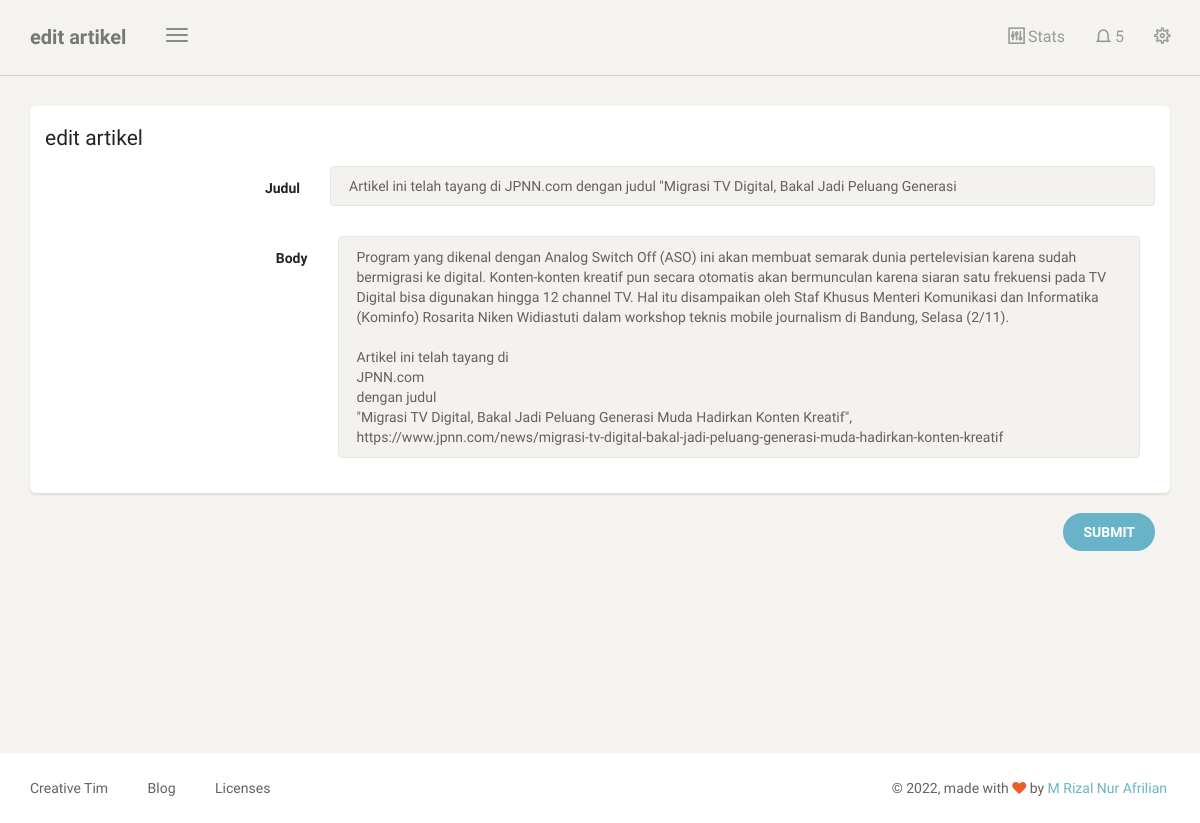
The page /dashboard/artikel/edit/9 (signed in) on the database its author committed.
### blog/models.py (models this page shows, shortened)
class Artikel(models.Model):
    nama = models.CharField(max_length=100, blank=True, null=True)
    judul = models.CharField(max_length=100)
    body = models.TextField()
    Kategori = models.ForeignKey(Kategori, on_delete=models.PROTECT)
    date = models.DateTimeField(auto_now_add=True)
    class Meta:
        ordering = ['-date']
        verbose_name_plural = "Artikel"

### blog/views.py (the view, shortened to what this page needs)
# urls.py: path('artikel/edit/<str:id>',edit_artikel, name='edit_artikel'),
@login_required
def edit_artikel(request, id):
    template_name = "back/edit_artikel.html"
    a = Artikel.objects.get(id=id)
    context = {
        'title':'edit artikel',
        'artikel':a,
    }
    return render(request, template_name, context)

### templates/back/edit_artikel.html (shortened to what this page needs)
{% extends 'back/base.html' %}
{% block content %}
<div class="content">
    <div class="container-fluid">
        <div class="row">
            <div class="col-md-12">
                <div class="card">
                    <form class="form-horizontal" method="POST">
                        <div class="card-header">
                            <h4 class="card-title">
                                {{title}}
                            </h4>
                        </div>
                        <div class="card-content">
                            <div class="form-group">
                                <label class="col-md-3 control-label">Judul</label>
                                <div class="col-md-9">
                                    <input name="judul"type="text" placeholder="Judul artikel" class="form-control",  value="{{artikel.judul}}">
                                </div>
                            </div>
                        <div class="card-content">
                            <div class="form-group">
                                <label class="col-md-3 control-label">Body</label>
                                <div class="col-md-9">
                                    <textarea name="body" id="" cols="30" rows="10"class="form-control">{{artikel.body}}</textarea>
                                </div>
                            </div>
                                </div>
                            </div>
                        </div>
                        <div class="card-footer text-right">
                            <div class="form-group">
                                <label class="col-md-3"></label>
                                <div class="col-md-9">
                                    <button type="submit" class="btn btn-fill btn-info">
                                        SUBMIT
                                    </button>
                                </div>
                            </div>
                        </div>
                </div>
            </div>
        </div>
    </div>
</div>
{% endblock content %}

### rows shown on the page
Artikel: judul "Artikel ini telah tayang di JPNN.com dengan judul \"Migrasi TV Digital, Bakal Jadi Peluang Generasi", body "Program yang dikenal dengan Analog Switch Off (ASO) ini akan membuat semarak dunia pertelevisian karena sudah bermigrasi ke digital. Konten-konten kreatif pun secara otomatis akan bermunculan karena siaran satu frekuensi pada TV Digital bisa digunakan hingga 12 channel TV. Hal itu disampaikan oleh Staf Khusus Menteri Komunikasi dan Informatika (Kominfo) Rosarita Niken Widiastuti dalam workshop teknis mobile journalism di Bandung, Selasa (2/11). Artikel ini telah tayang di JPNN.com dengan judul \"Migrasi TV Digital, Bakal Jadi Peluang Generasi Muda Hadirkan Konten Kreatif\", https://www.jpnn.com/news/migrasi-tv-digital-bakal-jadi-peluang-generasi-muda-hadirkan-konten-kreatif"

### other values the page prints
{{ title }} "edit artikel"
